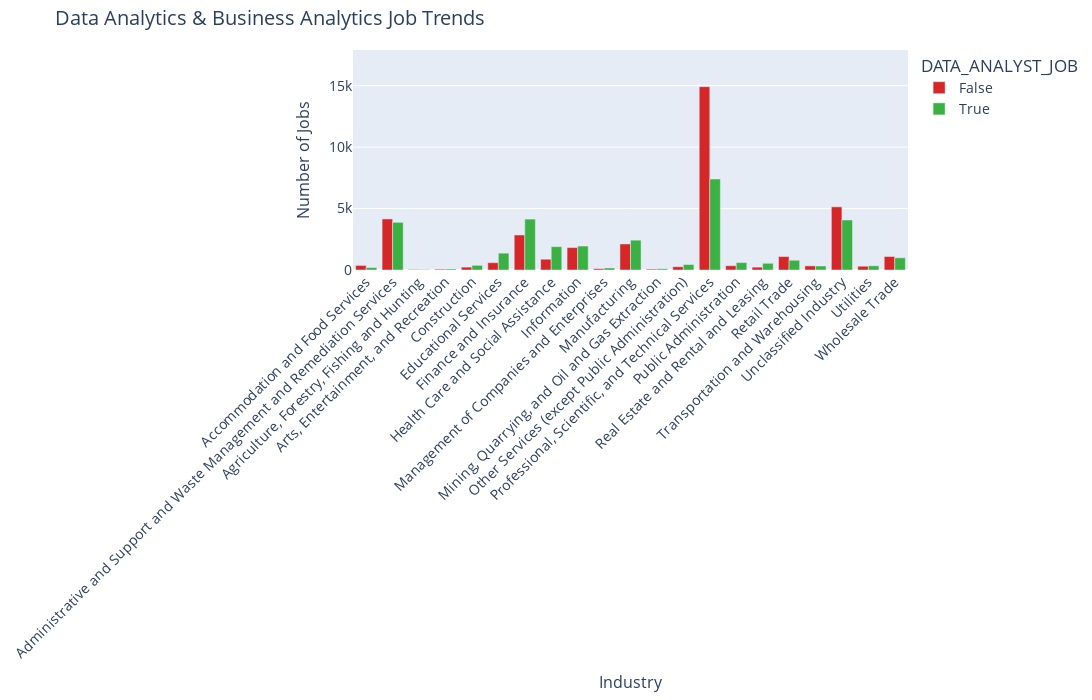

The notebook cell this image was saved under:
### Code cell
import plotly.express as px

# Group data
df_grouped = df.groupby(['DATA_ANALYST_JOB', 'NAICS2_NAME']).size().reset_index(name='Job_Count')

# Define custom colors for 'True' and 'False' categories
color_map = {
    False: "#d62728",   # Red
    True: "#3BB143"     # Green (Fixed extra space issue)
}

# Create the figure
fig = px.bar(df_grouped, 
             x='NAICS2_NAME', 
             y='Job_Count',
             color='DATA_ANALYST_JOB',
             title="Data Analytics & Business Analytics Job Trends",
             labels={'NAICS2_NAME': 'Industry', 'Job_Count': 'Number of Jobs'},
             barmode='group',
             color_discrete_map=color_map  # Custom colors
            )

# **Fix sizing issues**
fig.update_layout(
    autosize=True,  # Let it adapt dynamically
    width=1200,     # Set wider width
    height=700,     # Set taller height
    margin=dict(l=60, r=60, t=50, b=100),  # Avoid excessive padding
    font=dict(size=14),  # Increase text size
    xaxis=dict(
        tickangle=-45,  # Rotate x-axis labels
        title_font=dict(size=16),  # Bigger title
        tickfont=dict(size=14)  # Bigger tick labels
    ),
    yaxis=dict(
        title="Number of Jobs", 
        range=[0, df_grouped['Job_Count'].max() * 1.2],  # Extend Y-axis range
        title_font=dict(size=16),  # Bigger title
        tickfont=dict(size=14)  # Bigger tick labels
    )
)

# Show the plot
fig.show()

# Save as an HTML file for Quarto embedding
fig.write_html("figures/plot1_jobtrends.html")

### Figure 1 — Plotly figure (JSON) as saved in the notebook; plotly's stock layout.template omitted (floating-point values rounded to 4 significant figures)
{"data": [{"alignmentgroup": "True", "hovertemplate": "DATA_ANALYST_JOB=False<br>Industry=%{x}<br>Number of Jobs=%{y}<extra></extra>", "legendgroup": "False", "marker": {"color": "#d62728", "pattern": {"shape": ""}}, "name": "False", "offsetgroup": "False", "orientation": "v", "showlegend": true, "textposition": "auto", "type": "bar", "x": ["Accommodation and Food Services", "Administrative and Support and Waste Management and Remediation Services", "Agriculture, Forestry, Fishing and Hunting", "Arts, Entertainment, and Recreation", "Construction", "Educational Services", "Finance and Insurance", "Health Care and Social Assistance", "Information", "Management of Companies and Enterprises", "Manufacturing", "Mining, Quarrying, and Oil and Gas Extraction", "Other Services (except Public Administration)", "Professional, Scientific, and Technical Services", "Public Administration", "Real Estate and Rental and Leasing", "Retail Trade", "Transportation and Warehousing", "Unclassified Industry", "Utilities", "Wholesale Trade"], "xaxis": "x", "y": [372, 4155, 40, 66, 235, 596, 2849, 877, 1824, 104, 2119, 69, 267, 14918, 349, 232, 1097, 336, 5140, 309, 1098], "yaxis": "y"}, {"alignmentgroup": "True", "hovertemplate": "DATA_ANALYST_JOB=True<br>Industry=%{x}<br>Number of Jobs=%{y}<extra></extra>", "legendgroup": "True", "marker": {"color": "#3BB143", "pattern": {"shape": ""}}, "name": "True", "offsetgroup": "True", "orientation": "v", "showlegend": true, "textposition": "auto", "type": "bar", "x": ["Accommodation and Food Services", "Administrative and Support and Waste Management and Remediation Services", "Agriculture, Forestry, Fishing and Hunting", "Arts, Entertainment, and Recreation", "Construction", "Educational Services", "Finance and Insurance", "Health Care and Social Assistance", "Information", "Management of Companies and Enterprises", "Manufacturing", "Mining, Quarrying, and Oil and Gas Extraction", "Other Services (except Public Administration)", "Professional, Scientific, and Technical Services", "Public Administration", "Real Estate and Rental and Leasing", "Retail Trade", "Transportation and Warehousing", "Unclassified Industry", "Utilities", "Wholesale Trade"], "xaxis": "x", "y": [198, 3878, 36, 84, 379, 1370, 4142, 1899, 1950, 164, 2427, 96, 446, 7407, 604, 546, 793, 326, 4069, 341, 993], "yaxis": "y"}], "layout": {"autosize": true, "barmode": "group", "font": {"size": 14}, "height": 700, "legend": {"title": {"text": "DATA_ANALYST_JOB"}, "tracegroupgap": 0}, "margin": {"b": 100, "l": 60, "r": 60, "t": 50}, "title": {"text": "Data Analytics & Business Analytics Job Trends"}, "width": 1200, "xaxis": {"anchor": "y", "domain": [0, 1], "tickangle": -45, "tickfont": {"size": 14}, "title": {"font": {"size": 16}, "text": "Industry"}}, "yaxis": {"anchor": "x", "domain": [0, 1], "range": [0, 17900.0], "tickfont": {"size": 14}, "title": {"font": {"size": 16}, "text": "Number of Jobs"}}}}
